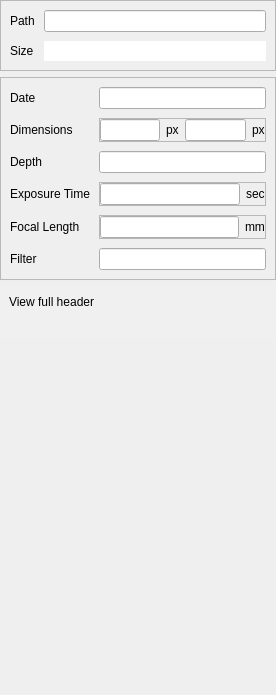
<?xml version="1.0" encoding="UTF-8"?>
<ui version="4.0">
 <class>FileInspector</class>
 <widget class="QFrame" name="FileInspector">
  <property name="geometry">
   <rect>
    <x>0</x>
    <y>0</y>
    <width>276</width>
    <height>695</height>
   </rect>
  </property>
  <property name="windowTitle">
   <string>Frame</string>
  </property>
  <property name="styleSheet">
   <string notr="true"/>
  </property>
  <layout class="QVBoxLayout" name="verticalLayout">
   <property name="leftMargin">
    <number>0</number>
   </property>
   <property name="topMargin">
    <number>0</number>
   </property>
   <property name="rightMargin">
    <number>0</number>
   </property>
   <property name="bottomMargin">
    <number>0</number>
   </property>
   <item>
    <widget class="QFrame" name="file_frame">
     <property name="frameShape">
      <enum>QFrame::StyledPanel</enum>
     </property>
     <property name="frameShadow">
      <enum>QFrame::Raised</enum>
     </property>
     <layout class="QFormLayout" name="formLayout">
      <property name="horizontalSpacing">
       <number>9</number>
      </property>
      <property name="verticalSpacing">
       <number>9</number>
      </property>
      <item row="0" column="0">
       <widget class="QLabel" name="label">
        <property name="text">
         <string>Path</string>
        </property>
       </widget>
      </item>
      <item row="0" column="1">
       <widget class="QLineEdit" name="path_line">
        <property name="frame">
         <bool>true</bool>
        </property>
        <property name="readOnly">
         <bool>true</bool>
        </property>
       </widget>
      </item>
      <item row="1" column="0">
       <widget class="QLabel" name="label_2">
        <property name="text">
         <string>Size</string>
        </property>
       </widget>
      </item>
      <item row="1" column="1">
       <widget class="QLineEdit" name="size_line">
        <property name="frame">
         <bool>false</bool>
        </property>
        <property name="readOnly">
         <bool>true</bool>
        </property>
       </widget>
      </item>
     </layout>
    </widget>
   </item>
   <item>
    <widget class="QFrame" name="details_frame">
     <property name="frameShape">
      <enum>QFrame::StyledPanel</enum>
     </property>
     <property name="frameShadow">
      <enum>QFrame::Raised</enum>
     </property>
     <layout class="QFormLayout" name="formLayout_2">
      <property name="horizontalSpacing">
       <number>9</number>
      </property>
      <property name="verticalSpacing">
       <number>9</number>
      </property>
      <item row="0" column="0">
       <widget class="QLabel" name="label_10">
        <property name="text">
         <string>Date</string>
        </property>
       </widget>
      </item>
      <item row="0" column="1">
       <widget class="QLineEdit" name="date_line">
        <property name="readOnly">
         <bool>true</bool>
        </property>
       </widget>
      </item>
      <item row="1" column="0">
       <widget class="QLabel" name="label_4">
        <property name="text">
         <string>Dimensions</string>
        </property>
       </widget>
      </item>
      <item row="1" column="1">
       <widget class="QFrame" name="unit_prop">
        <property name="frameShape">
         <enum>QFrame::StyledPanel</enum>
        </property>
        <property name="frameShadow">
         <enum>QFrame::Raised</enum>
        </property>
        <layout class="QHBoxLayout" name="horizontalLayout">
         <property name="leftMargin">
          <number>0</number>
         </property>
         <property name="topMargin">
          <number>0</number>
         </property>
         <property name="rightMargin">
          <number>0</number>
         </property>
         <property name="bottomMargin">
          <number>0</number>
         </property>
         <item>
          <widget class="QLineEdit" name="dimx_line">
           <property name="readOnly">
            <bool>true</bool>
           </property>
          </widget>
         </item>
         <item>
          <widget class="QLabel" name="label_6">
           <property name="text">
            <string>px</string>
           </property>
          </widget>
         </item>
         <item>
          <widget class="QLineEdit" name="dimy_line">
           <property name="readOnly">
            <bool>true</bool>
           </property>
          </widget>
         </item>
         <item>
          <widget class="QLabel" name="label_7">
           <property name="text">
            <string>px</string>
           </property>
          </widget>
         </item>
        </layout>
       </widget>
      </item>
      <item row="2" column="0">
       <widget class="QLabel" name="label_8">
        <property name="text">
         <string>Depth</string>
        </property>
       </widget>
      </item>
      <item row="2" column="1">
       <widget class="QLineEdit" name="bitdepth_line">
        <property name="readOnly">
         <bool>true</bool>
        </property>
       </widget>
      </item>
      <item row="3" column="0">
       <widget class="QLabel" name="label_5">
        <property name="text">
         <string>Exposure Time</string>
        </property>
       </widget>
      </item>
      <item row="3" column="1">
       <widget class="QFrame" name="unit_prop_2">
        <property name="frameShape">
         <enum>QFrame::StyledPanel</enum>
        </property>
        <property name="frameShadow">
         <enum>QFrame::Raised</enum>
        </property>
        <layout class="QHBoxLayout" name="horizontalLayout_2">
         <property name="leftMargin">
          <number>0</number>
         </property>
         <property name="topMargin">
          <number>0</number>
         </property>
         <property name="rightMargin">
          <number>0</number>
         </property>
         <property name="bottomMargin">
          <number>0</number>
         </property>
         <item>
          <widget class="QLineEdit" name="exptime_line">
           <property name="readOnly">
            <bool>true</bool>
           </property>
          </widget>
         </item>
         <item>
          <widget class="QLabel" name="label_9">
           <property name="text">
            <string>sec</string>
           </property>
          </widget>
         </item>
        </layout>
       </widget>
      </item>
      <item row="5" column="0">
       <widget class="QLabel" name="label_11">
        <property name="text">
         <string>Filter</string>
        </property>
       </widget>
      </item>
      <item row="5" column="1">
       <widget class="QLineEdit" name="filter_line">
        <property name="readOnly">
         <bool>true</bool>
        </property>
       </widget>
      </item>
      <item row="4" column="0">
       <widget class="QLabel" name="label_12">
        <property name="text">
         <string>Focal Length</string>
        </property>
       </widget>
      </item>
      <item row="4" column="1">
       <widget class="QFrame" name="unit_prop_3">
        <property name="frameShape">
         <enum>QFrame::StyledPanel</enum>
        </property>
        <property name="frameShadow">
         <enum>QFrame::Raised</enum>
        </property>
        <layout class="QHBoxLayout" name="horizontalLayout_3">
         <property name="leftMargin">
          <number>0</number>
         </property>
         <property name="topMargin">
          <number>0</number>
         </property>
         <property name="rightMargin">
          <number>0</number>
         </property>
         <property name="bottomMargin">
          <number>0</number>
         </property>
         <item>
          <widget class="QLineEdit" name="focal_line">
           <property name="readOnly">
            <bool>true</bool>
           </property>
          </widget>
         </item>
         <item>
          <widget class="QLabel" name="label_13">
           <property name="text">
            <string>mm</string>
           </property>
          </widget>
         </item>
        </layout>
       </widget>
      </item>
     </layout>
    </widget>
   </item>
   <item>
    <widget class="QFrame" name="header_frame">
     <property name="focusPolicy">
      <enum>Qt::ClickFocus</enum>
     </property>
     <property name="styleSheet">
      <string notr="true">QFrame#header_frame{
	 border: 0px; 
	 background-color: rgba(255, 255, 255, 10); 
}
QFrame#header_frame:hover{
	 background-color: rgba(255, 255, 255, 20); 
}
QFrame#header_frame:focus{
	 border: 1px solid rgb(20, 120, 200); 
	 background-color: rgba(255, 255, 255, 20); 
}</string>
     </property>
     <property name="frameShape">
      <enum>QFrame::StyledPanel</enum>
     </property>
     <property name="frameShadow">
      <enum>QFrame::Raised</enum>
     </property>
     <layout class="QVBoxLayout" name="verticalLayout_2">
      <item>
       <widget class="QLabel" name="label_3">
        <property name="text">
         <string>View full header</string>
        </property>
       </widget>
      </item>
      <item>
       <widget class="QLabel" name="header_label">
        <property name="text">
         <string/>
        </property>
       </widget>
      </item>
     </layout>
    </widget>
   </item>
   <item>
    <spacer name="verticalSpacer">
     <property name="orientation">
      <enum>Qt::Vertical</enum>
     </property>
     <property name="sizeHint" stdset="0">
      <size>
       <width>20</width>
       <height>40</height>
      </size>
     </property>
    </spacer>
   </item>
  </layout>
 </widget>
 <resources/>
 <connections/>
 <slots>
  <slot>on_headerClick()</slot>
 </slots>
</ui>
